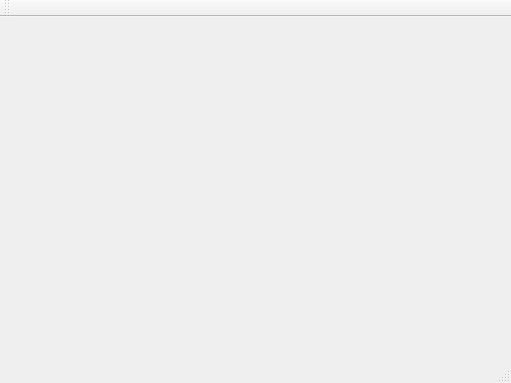
<?xml version="1.0" encoding="UTF-8"?>
<ui version="4.0">
 <class>Window</class>
 <widget class="QMainWindow" name="Window">
  <property name="windowModality">
   <enum>Qt::ApplicationModal</enum>
  </property>
  <property name="geometry">
   <rect>
    <x>0</x>
    <y>0</y>
    <width>511</width>
    <height>383</height>
   </rect>
  </property>
  <property name="windowTitle">
   <string>Window</string>
  </property>
  <widget class="QWidget" name="centralWidget">
   <widget class="glwindow" name="GLWidget" native="true">
    <property name="geometry">
     <rect>
      <x>10</x>
      <y>10</y>
      <width>491</width>
      <height>311</height>
     </rect>
    </property>
   </widget>
  </widget>
  <widget class="QMenuBar" name="menuBar">
   <property name="geometry">
    <rect>
     <x>0</x>
     <y>0</y>
     <width>511</width>
     <height>20</height>
    </rect>
   </property>
  </widget>
  <widget class="QToolBar" name="mainToolBar">
   <attribute name="toolBarArea">
    <enum>TopToolBarArea</enum>
   </attribute>
   <attribute name="toolBarBreak">
    <bool>false</bool>
   </attribute>
  </widget>
  <widget class="QStatusBar" name="statusBar"/>
 </widget>
 <layoutdefault spacing="6" margin="11"/>
 <customwidgets>
  <customwidget>
   <class>glwindow</class>
   <extends>QWidget</extends>
   <header location="global">glwindow.h</header>
   <container>1</container>
   <slots>
    <slot>close_picture(Lista*l)</slot>
   </slots>
  </customwidget>
 </customwidgets>
 <resources/>
 <connections/>
</ui>
